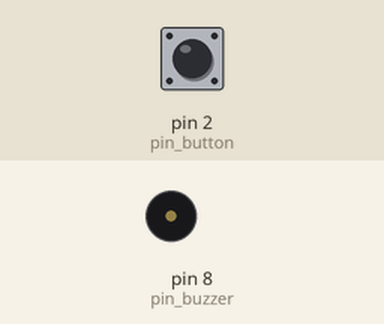
The sketch below on a simulated Arduino Uno, built with avr-gcc and run on an emulated ATmega328P. Shown: buzzer (waves = sounding, pin HIGH). Inputs (shaded band) come from the test bench; at power-on: pin 2 (pin_button) HIGH.

Above: at 1.2 s.
1.3 s: pin 2 (pin_button) pulled LOW for 0.15 s
At 1.37 s:
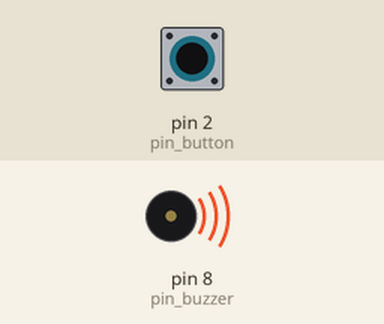
2.9 s: pin 2 (pin_button) pulled LOW for 3.2 s
At 6.9 s:
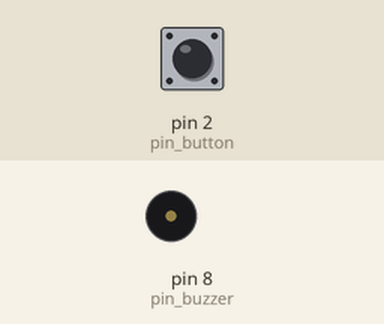
Timing chart, 0 to 8.4 s (numbered marks = the images above; inputs shaded):
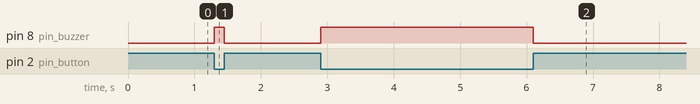

The sketch:

042.ino
```cpp
int pin_button = 2;
int pin_buzzer = 8;
int dt = 50;

void setup() {
  Serial.begin(115200);
  pinMode(pin_button, INPUT_PULLUP);
  pinMode(pin_buzzer, OUTPUT);
}

void loop() {
  set_buzzer();
  delay(dt);
}

void read_val(int &val_button) {
  val_button = digitalRead(pin_button);
}

void set_buzzer() {
  int val_button;
  read_val(val_button);
  if (val_button == 0) {
    digitalWrite(pin_buzzer, HIGH);
  } else {
    digitalWrite(pin_buzzer, LOW);
  }
}
```

Measured:
- after the input at 1.3 s, pin 8 (pin_buzzer): LOW → HIGH at once, → LOW 0.15 s later
- after the input at 2.9 s, pin 8 (pin_buzzer): LOW → HIGH at once, → LOW 3.2 s later
